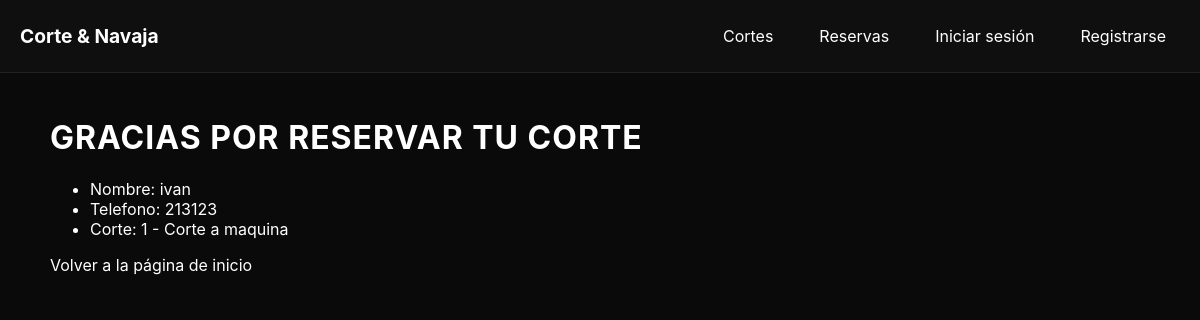
Page /reserva/1/ on the committed database.
### corte/models.py (models this page shows, shortened)
class Reserva(models.Model):
    nombre = models.CharField(max_length=100)
    telefono = models.CharField(max_length=20)
    corte = models.ForeignKey(Corte, on_delete=models.CASCADE)

class Corte(models.Model):
    name = models.CharField(max_length=100)
    precio = models.IntegerField()
    descripcion = models.TextField(max_length=250)
    imagen = models.ImageField(upload_to='cortes/', null=True, blank=True)
    def __str__(self):
        return f'{self.id} - {self.name}'

### corte/views.py (the view)
# urls.py: path('reserva/<int:id>/', views.reserva_exitosa, name='reserva_exitosa'),
def reserva_exitosa(request, id):
    reserva = get_object_or_404(Reserva, id=id)
    return render(request, 'corte/reserva.html', {'reserva':reserva})

### corte/templates/corte/reserva.html
{% extends "corte/base.html" %}
{% block body %}
<h1>GRACIAS POR RESERVAR TU CORTE</h1>
<ul>
    <li>Nombre: {{ reserva.nombre }}</li>
    <li>Telefono: {{ reserva.telefono }}</li>
    <li>Corte: {{ reserva.corte }}</li>
</ul>
<a href="{% url 'bienvenida' %}">Volver a la página de inicio</a>
{% endblock %}

### static/css/style.css (style rules this page uses)
:root { --azul: #2628DD; --magenta: #C419BE; --blanco: #FFFFFF; --negro: #0a0a0a; --gris: #1a1a1a; }
body { background-color: var(--negro); color: var(--blanco); font-family: 'Inter', sans-serif; margin: 0; }
h1, h2 { color: var(--blanco); text-transform: uppercase; letter-spacing: 1px; }
a { color: inherit; text-decoration: none; }

### rows in the picture
Reserva: nombre "ivan", telefono "213123", corte "1 - Corte a maquina"
